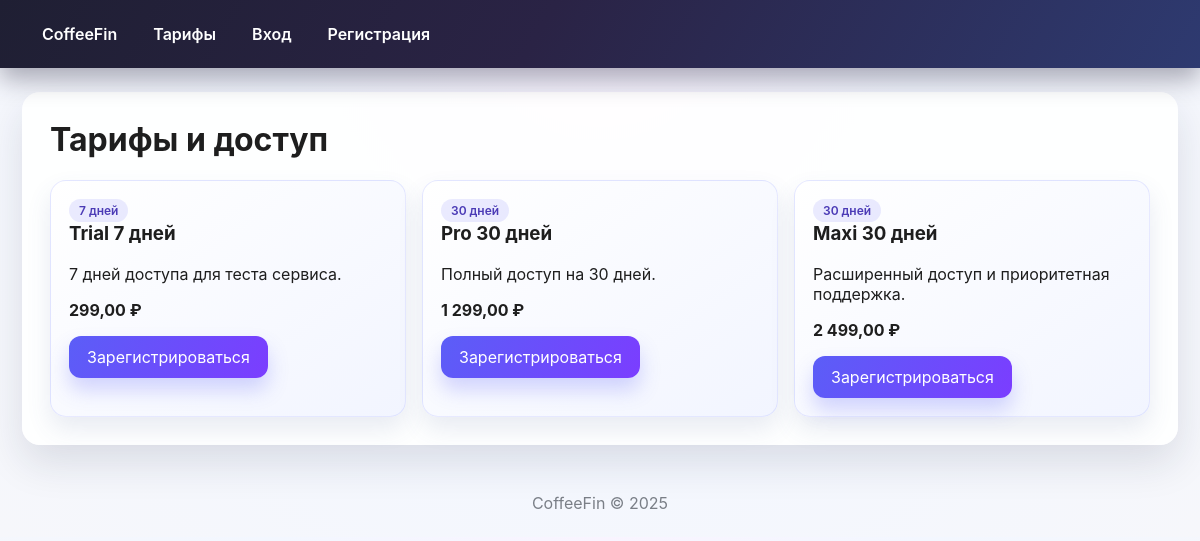
/index.php?route=subscription/plans, run on the app's committed database.
### tables this page shows
CREATE TABLE plans (
    id INT AUTO_INCREMENT PRIMARY KEY,
    name VARCHAR(120) NOT NULL,
    price DECIMAL(10,2) NOT NULL,
    duration_days INT NOT NULL,
    description TEXT
);

### app/bootstrap.php (called while the page is built, shortened)
<?php
$config = require __DIR__ . '/../.env.php';
date_default_timezone_set($config['app']['timezone']);
function app_config(): array
{
    global $config;
    return $config;
}
function db(): PDO
{
    $config = app_config();
    $db = $config['db'];
    $dsn = '';
    if ($db['driver'] === 'pgsql') {
        $dsn = sprintf('pgsql:host=%s;port=%s;dbname=%s', $db['host'], $db['port'], $db['database']);
    } else {
        $dsn = sprintf('mysql:host=%s;port=%s;dbname=%s;charset=%s', $db['host'], $db['port'], $db['database'], $db['charset']);
    }
    $pdo = new PDO($dsn, $db['username'], $db['password'], [
        PDO::ATTR_ERRMODE => PDO::ERRMODE_EXCEPTION,
        PDO::ATTR_DEFAULT_FETCH_MODE => PDO::FETCH_ASSOC,
    ]);
    return $pdo;
}
function view(string $template, array $data = []): void
{
    extract($data);
    $templatePath = __DIR__ . '/views/' . $template . '.php';
    require __DIR__ . '/views/partials/header.php';
    require $templatePath;
    require __DIR__ . '/views/partials/footer.php';
}
function current_user(): ?array
{
    return $_SESSION['user'] ?? null;
}
function money_format_ru(float $value): string
{
    return number_format($value, 2, ',', ' ') . ' ₽';
}

### app/controllers/subscriptioncontroller.php (called while the page is built, shortened)
<?php
class SubscriptionController
{
    public function plans(): void
    {
        $plans = db()->query('SELECT * FROM plans ORDER BY price ASC')->fetchAll();
        view('subscription/plans', ['plans' => $plans]);
    }
}

### index.php (called while the page is built, shortened)
<?php
require __DIR__ . '/app/bootstrap.php';
$route = $_GET['route'] ?? 'landing';
[$class, $method] = $routes[$route];
$controller = new $class();
$controller->$method();

### app/views/subscription/plans.php (the view)
<h1>Тарифы и доступ</h1>
<div class="card-grid">
    <?php foreach ($plans as $plan): ?>
        <div class="card">
            <span class="badge"><?php echo htmlspecialchars($plan['duration_days']); ?> дней</span>
            <h3><?php echo htmlspecialchars($plan['name']); ?></h3>
            <p><?php echo htmlspecialchars($plan['description']); ?></p>
            <p><strong><?php echo money_format_ru((float) $plan['price']); ?></strong></p>
            <?php if (current_user()): ?>
                <a class="btn" href="index.php?route=subscription/pay&plan_id=<?php echo (int) $plan['id']; ?>">Оплатить</a>
            <?php else: ?>
                <a class="btn" href="index.php?route=auth/register">Зарегистрироваться</a>
            <?php endif; ?>
        </div>
    <?php endforeach; ?>
</div>

### app/views/partials/header.php (shortened to what this page needs)
<?php $user = current_user(); ?>
<!DOCTYPE html>
<html lang="ru">
<head>
    <link rel="stylesheet" href="assets/css/styles.css">
</head>
<body>
<header>
    <div class="nav">
        <a href="index.php">CoffeeFin</a>
        <?php if ($user): ?>
            <a href="index.php?route=dashboard">Дашборд</a>
            <a href="index.php?route=ingredients">Склад</a>
            <a href="index.php?route=purchases">Закупки</a>
            <a href="index.php?route=products">Напитки</a>
            <a href="index.php?route=products/pricing">Калькулятор цен</a>
            <a href="index.php?route=recipes">Рецепты</a>
            <a href="index.php?route=sales">Продажи</a>
            <a href="index.php?route=expenses">Расходы</a>
            <a href="index.php?route=cash">ДДС</a>
            <a href="index.php?route=budgets">Бюджеты</a>
            <a href="index.php?route=analytics/pnl">P&L</a>
            <a href="index.php?route=analytics/network">Сводная аналитика</a>
            <a href="index.php?route=subscription/manage">Подписки</a>
            <a href="index.php?route=coffee/select">Кофейни</a>
            <?php if (is_admin()): ?>
                <a href="index.php?route=admin/stats">Админка: сводка</a>
                <a href="index.php?route=admin/plans">Админка тарифов</a>
            <?php endif; ?>
            <a href="index.php?route=auth/logout">Выход</a>
        <?php else: ?>
            <a href="index.php?route=subscription/plans">Тарифы</a>
            <a href="index.php?route=auth/login">Вход</a>
            <a href="index.php?route=auth/register">Регистрация</a>
        <?php endif; ?>
    </div>
</header>
<div class="container">

### app/views/partials/footer.php
</div>
<footer>
    CoffeeFin © <?php echo date('Y'); ?>
</footer>
</body>
</html>

### assets/css/styles.css (style rules this page uses)
body { font-family: 'Inter', 'Segoe UI', Arial, sans-serif; margin: 0; background: radial-gradient(circle at top, #f9f4ff 0%, #f3f7ff 40%, #f6f7fb 100%); color: #1e1e1e; }
header { background: linear-gradient(120deg, #1f1f33 0%, #2a2345 45%, #2e3a70 100%); color: #fff; padding: 18px 32px; box-shadow: 0 12px 24px rgba(34, 32, 56, 0.35); position: sticky; top: 0; z-index: 10; }
header .nav { display: flex; gap: 16px; flex-wrap: wrap; align-items: center; }
header a { color: #fff; text-decoration: none; font-weight: 600; padding: 6px 10px; border-radius: 8px; transition: background 0.2s ease; }
.container { max-width: 1100px; margin: 24px auto; background: rgba(255, 255, 255, 0.9); backdrop-filter: blur(6px); padding: 28px; border-radius: 18px; box-shadow: 0 18px 40px rgba(28, 32, 55, 0.12); }
h1, h2, h3 { margin-top: 0; }
.card-grid { display: grid; grid-template-columns: repeat(auto-fit, minmax(220px, 1fr)); gap: 16px; }
.card { background: linear-gradient(145deg, #ffffff 0%, #f2f5ff 100%); padding: 18px; border-radius: 16px; border: 1px solid rgba(102, 114, 255, 0.15); box-shadow: 0 12px 24px rgba(78, 88, 150, 0.12); }
button, .btn { background: linear-gradient(120deg, #5b5ef7 0%, #7b3dff 100%); color: #fff; border: none; padding: 11px 18px; border-radius: 12px; cursor: pointer; text-decoration: none; display: inline-block; box-shadow: 0 12px 20px rgba(91, 94, 247, 0.25); transition: transform 0.15s ease, box-shadow 0.15s ease; }
.badge { display: inline-block; background: rgba(91, 94, 247, 0.12); color: #4b3bb6; padding: 4px 10px; border-radius: 999px; font-size: 12px; font-weight: 600; }
footer { text-align: center; color: #7a7f87; padding: 24px; }

### data on the page
plans: duration_days "7", name "Trial 7 дней", description "7 дней доступа для теста сервиса.", price "299,00 ₽"
plans: duration_days "30", name "Pro 30 дней", description "Полный доступ на 30 дней.", price "1 299,00 ₽"
plans: duration_days "30", name "Maxi 30 дней", description "Расширенный доступ и приоритетная поддержка.", price "2 499,00 ₽"
